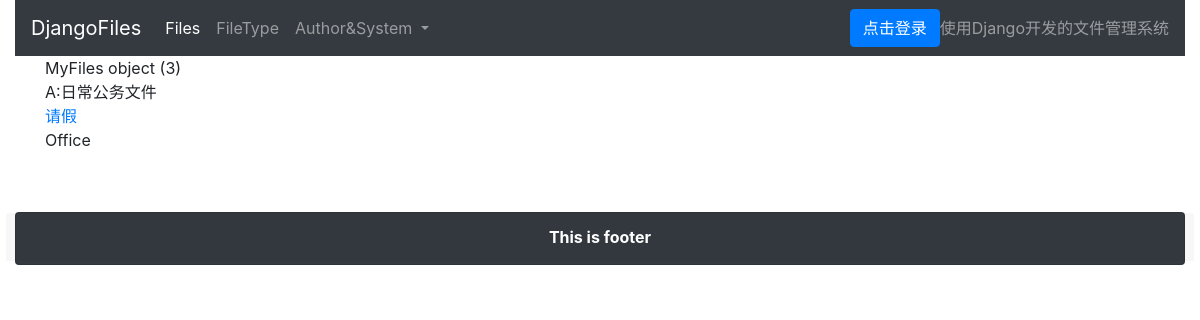
The page /file/files/detail/3/ on the database its author committed.
### file_upload/models.py (models this page shows)
class MyFiles(models.Model):
    file_type = models.ForeignKey(to=FileType, on_delete=models.CASCADE,verbose_name='文件类型')
    file_name = models.CharField(max_length=500)
    file_exist_child_folder = models.CharField(max_length=500)

class FileType(models.Model):
    file_type_id = models.CharField(max_length=50, primary_key=True, verbose_name='文件类别编码')
    file_type_name = models.CharField(max_length=500, verbose_name='文件类别名称')
    file_type_describe = models.CharField(max_length=2000, verbose_name='文件类别描述')
    file_folder_name = models.CharField(max_length=50, default='')
    def __str__(self):
        return self.file_type_id + ':' + self.file_type_name

### file_upload/views.py (the view)
# urls.py: path('files/detail/<int:pk>/', MyFilesDetailView.as_view(), ),
class MyFilesDetailView(DetailView):
    model = MyFiles
    template_name = 'myfiles/detailview.html'
    context_object_name = 'model'

### file_upload/templates/myfiles/detailview.html
{% extends 'base.html' %}
{% block content %}
    <p>
        {{ model }}
        <br/>
        {{ model.file_type }}
        <br/>
        <a href="{% url 'download'  model.id %}">{{ model.file_name }}</a>
        <br/>
        {{ model.file_exist_child_folder }}
    </p>
{% endblock %}

### rows shown on the page
MyFiles: id "MyFiles object (3)", file_type "A:日常公务文件", file_name "请假", file_exist_child_folder "Office"
